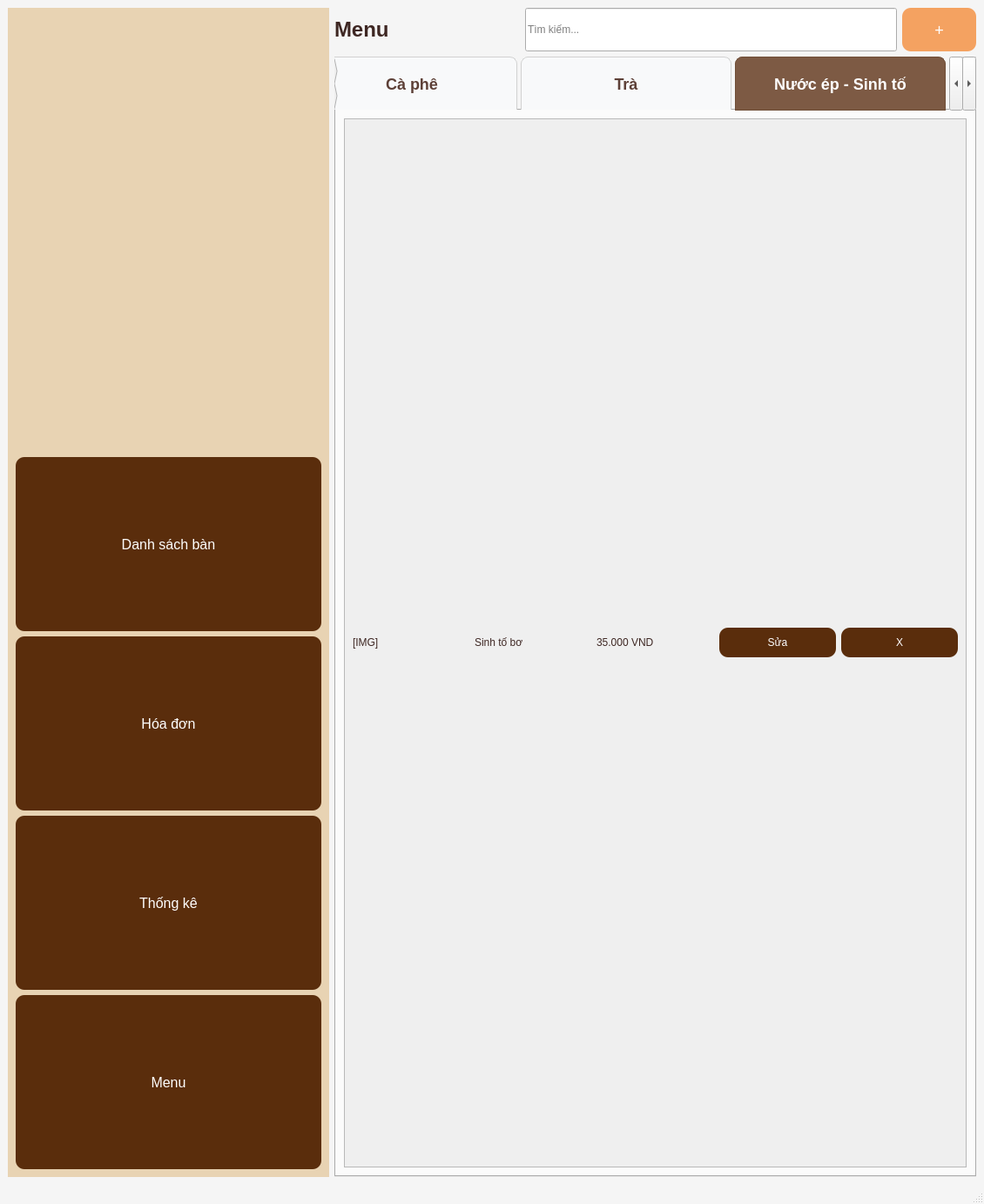
<?xml version="1.0" encoding="UTF-8"?>
<ui version="4.0">
 <class>Menu</class>
 <widget class="QMainWindow" name="Menu">
  <property name="geometry">
   <rect>
    <x>0</x>
    <y>0</y>
    <width>1130</width>
    <height>1383</height>
   </rect>
  </property>
  <property name="windowTitle">
   <string>MainWindow</string>
  </property>
  <property name="styleSheet">
   <string notr="true">QPushButton {
    background-color: #5a2d0c;
    color: white;
    border-radius: 10px;
    padding: 10px;
}
QPushButton:hover {
    background-color: #7a3f14;
}
QFrame#sidebar {
    background-color: #e8d3b3;
}
QFrame#main_area {
    background-color: #f5e6cc;
}
/* Tổng thể cửa sổ */
QMainWindow {
    background-color: #f5f5f5;
}

/* TabBar - Thanh menu danh mục (Cà phê, Trà...) */
QTabBar::tab {
    background: #ffffff;
    border: 1px solid #dcdcdc;
    padding: 10px 20px;
    margin-right: 2px;
    border-top-left-radius: 8px;
    border-top-right-radius: 8px;
    color: #5d4037;
    font-weight: bold;
}

QTabBar::tab:selected {
    background: #6f4e37; /* Màu cà phê */
    color: white;
    border-bottom-color: #6f4e37;
}

QTabBar::tab:hover {
    background: #efebe9;
}

/* Card sản phẩm (Dựa trên QFrame hoặc QWidget chứa ảnh/tên) */
/* Giả sử mỗi item là một QFrame */
#productCard {
    background-color: white;
    border: 1px solid #e0e0e0;
    border-radius: 12px;
}

#productCard:hover {
    border: 2px solid #6f4e37;
    background-color: #fafafa;
}

/* Nhãn tên sản phẩm và giá */
QLabel {
    color: #3e2723;
    font-family: &quot;Segoe UI&quot;, sans-serif;
}

#priceLabel {
    color: #8d6e63;
    font-weight: bold;
}

/* Khu vực hóa đơn (Bên phải) */
QTableWidget {
    background-color: white;
    border-radius: 10px;
    gridline-color: #f0f0f0;
    selection-background-color: #d7ccc8;
}

QHeaderView::section {
    background-color: #6f4e37;
    color: white;
    padding: 5px;
    border: none;
    font-weight: bold;
}

/* Nút Thanh Toán */
QPushButton#payButton {
    background-color: #6f4e37;
    color: white;
    border-radius: 8px;
    padding: 10px;
    font-size: 14px;
    font-weight: bold;
}

QPushButton#payButton:hover {
    background-color: #5d4037;
}

QPushButton#payButton:pressed {
    background-color: #3e2723;
}

/* Tổng cộng */
#totalLabel {
    font-size: 18px;
    font-weight: bold;
    color: #d32f2f; /* Màu đỏ nổi bật cho tiền */
}
/* Tăng kích thước các tab */
QTabBar::tab {
    background: #f8f9fa;
    border: 1px solid #d1d1d1;
    border-bottom: none;
    border-top-left-radius: 8px;
    border-top-right-radius: 8px;
    
    /* Chỉnh kích thước ở đây */
    min-width: 130px;  /* Độ dài tối thiểu của mỗi tab */
    min-height: 40px;  /* Chiều cao của tab */
    padding: 5px 20px; /* Khoảng cách chữ bên trong */
    font-size: 14px;   /* Cỡ chữ to hơn */
    margin-right: 4px;
}

/* Màu sắc khi tab được chọn */
QTabBar::tab:selected {
    background-color: #6f4e37; /* Màu nâu cà phê */
    color: white;
    font-weight: bold;
    border: 1px solid #6f4e37;
}

/* Hiệu ứng khi di chuột qua tab */
QTabBar::tab:hover:!selected {
    background-color: #e0e0e0;
}
/* Giả sử Object Name của nút là btn_pay hoặc tương tự */
/* Bạn có thể thay đổi tên ID sau dấu # cho đúng với tên bạn đặt trong Qt Designer */

QPushButton#btn_pay {
    background-color: #26a69a; /* Màu xanh Teal hiện đại */
    color: white;
    border-radius: 6px;
    font-size: 16px;
    font-weight: bold;
    padding: 12px;
    border: none;
}

QPushButton#btn_pay:hover {
    background-color: #2bbbad; /* Sáng hơn khi di chuột */
}

QPushButton#btn_pay:pressed {
    background-color: #00695c; /* Đậm hơn khi click */
}</string>
  </property>
  <widget class="QWidget" name="centralwidget">
   <layout class="QHBoxLayout" name="horizontalLayout_6" stretch="1,2">
    <item>
     <widget class="QFrame" name="sidebar">
      <layout class="QVBoxLayout" name="verticalLayout_2">
       <item>
        <widget class="QLabel" name="logo">
         <property name="text">
          <string/>
         </property>
         <property name="pixmap">
          <pixmap>D:/16edaf03-df12-4f77-90d0-a4496ceb8155.jpg</pixmap>
         </property>
         <property name="alignment">
          <set>Qt::AlignCenter</set>
         </property>
        </widget>
       </item>
       <item>
        <widget class="QPushButton" name="btn_ban_2">
         <property name="minimumSize">
          <size>
           <width>100</width>
           <height>200</height>
          </size>
         </property>
         <property name="font">
          <font>
           <pointsize>12</pointsize>
          </font>
         </property>
         <property name="text">
          <string>Danh sách bàn</string>
         </property>
        </widget>
       </item>
       <item>
        <widget class="QPushButton" name="btn_ban">
         <property name="minimumSize">
          <size>
           <width>100</width>
           <height>200</height>
          </size>
         </property>
         <property name="font">
          <font>
           <pointsize>12</pointsize>
          </font>
         </property>
         <property name="text">
          <string>Hóa đơn</string>
         </property>
        </widget>
       </item>
       <item>
        <widget class="QPushButton" name="btn_tk">
         <property name="minimumSize">
          <size>
           <width>100</width>
           <height>200</height>
          </size>
         </property>
         <property name="font">
          <font>
           <pointsize>12</pointsize>
          </font>
         </property>
         <property name="text">
          <string>Thống kê</string>
         </property>
        </widget>
       </item>
       <item>
        <widget class="QPushButton" name="btn_logout">
         <property name="minimumSize">
          <size>
           <width>100</width>
           <height>200</height>
          </size>
         </property>
         <property name="font">
          <font>
           <pointsize>12</pointsize>
          </font>
         </property>
         <property name="styleSheet">
          <string notr="true"/>
         </property>
         <property name="text">
          <string>Menu</string>
         </property>
        </widget>
       </item>
      </layout>
     </widget>
    </item>
    <item>
     <layout class="QVBoxLayout" name="verticalLayout" stretch="1,11">
      <item>
       <layout class="QHBoxLayout" name="topbar" stretch="5,10,2">
        <item>
         <widget class="QLabel" name="label_menu">
          <property name="styleSheet">
           <string notr="true">font-size:24px; font-weight:bold;</string>
          </property>
          <property name="text">
           <string>Menu</string>
          </property>
         </widget>
        </item>
        <item>
         <widget class="QLineEdit" name="search">
          <property name="maximumSize">
           <size>
            <width>16777215</width>
            <height>50</height>
           </size>
          </property>
          <property name="placeholderText">
           <string>Tìm kiếm...</string>
          </property>
         </widget>
        </item>
        <item>
         <widget class="QPushButton" name="btn_add">
          <property name="maximumSize">
           <size>
            <width>500</width>
            <height>50</height>
           </size>
          </property>
          <property name="styleSheet">
           <string notr="true">background:#F4A261; font-size:18px;</string>
          </property>
          <property name="text">
           <string>+</string>
          </property>
         </widget>
        </item>
       </layout>
      </item>
      <item>
       <widget class="QTabWidget" name="tabWidget">
        <property name="font">
         <font>
          <pointsize>35</pointsize>
         </font>
        </property>
        <property name="styleSheet">
         <string notr="true">/* Chỉnh font chữ cho tiêu đề Tab */
QTabBar::tab {
    font-size: 18px;          /* Tăng kích cỡ chữ lên 18px */
    font-weight: bold;        /* Làm đậm chữ */
    height: 50px;             /* Chỉnh chiều cao của thanh Tab */
    width: 200px;             /* Chỉnh độ rộng cố định để các tab bằng nhau */
    min-width: 150px;         /* Đảm bảo độ rộng tối thiểu */
}

/* Hiệu ứng khi chọn vào Tab (để giữ màu nâu bạn đang có) */
QTabBar::tab:selected {
    background: #7d5a44;      /* Màu nâu giống trong hình của bạn */
    color: white;             /* Màu chữ khi chọn */
}</string>
        </property>
        <property name="currentIndex">
         <number>2</number>
        </property>
        <widget class="QWidget" name="tab_4">
         <property name="styleSheet">
          <string notr="true">
    QMainWindow { background-color: #F8F5F2; }
    /* Nút món ăn */
    #menuGrid QPushButton { 
        background-color: #FFFFFF; 
        border: 1px solid #E0D7D0; 
        border-radius: 12px; 
        padding: 10px;
        min-width: 180px;
        min-height: 220px;
    }
    #menuGrid QPushButton:hover { background-color: #FDFCFB; border-color: #8C6A4B; }
    
    /* Bảng hóa đơn */
    QTableWidget { 
        background-color: white; 
        border: 1px solid #D7D2CB; 
        border-radius: 8px; 
        gridline-color: #F1EFEA;
        font-size: 13px;
    }
    QHeaderView::section { 
        background-color: #8C6A4B; 
        color: white; 
        font-weight: bold; 
        padding: 8px; 
        border: none;
    }
    
    /* Nút chức năng */
    #btnExit { background-color: #E63946; color: white; font-weight: bold; border-radius: 8px; min-height: 45px; }
    #btnPayment { background-color: #588157; color: white; font-size: 18px; font-weight: bold; border-radius: 10px; min-height: 60px; border: none; }
    #btnPayment:hover { background-color: #3A5A40; }
QFrame#ProductCard {
    background-color: white;
    border-radius: 15px;
    border: 1px solid #E0E0E0;
}

QFrame#ProductCard:hover {
    border: 2px solid #2D5A27;
    background-color: #FAFAFA;
}

QLabel#PriceLabel {
    color: #2D5A27;
    font-weight: bold;
    font-size: 14px;
}
/* Thiết lập nền cho toàn bộ cửa sổ */
QMainWindow {
    background-color: #FDF5E6; /* Màu nền phụ - Trắng kem */
}

/* Kiểu dáng cho các ô sản phẩm (Widget) */
.ProductCard {
    background-color: #603913; /* Màu nền chính - Nâu */
    border-radius: 10px;        /* Bo góc cho thân thiện */
    padding: 10px;
}

/* Kiểu dáng cho tên sản phẩm */
.ProductTitle {
    color: #FFFFFF;             /* Màu chữ chính - Trắng */
    font-weight: bold;
    font-size: 14px;
}

/* Kiểu dáng cho giá sản phẩm */
.ProductPrice {
    color: #D9CAB3;             /* Màu chữ phụ - Kem nhạt */
    font-size: 12px;
}

/* Hiệu ứng khi di chuột qua ô sản phẩm */
.ProductCard:hover {
    background-color: #4F2F0F; /* Màu điểm nhấn - Nâu đậm hơn */
}

/* Kiểu dáng cho nút thanh toán */
QPushButton#checkoutButton {
    background-color: #4CAF50; /* Hoặc #A0522D tùy chọn */
    color: white;
    border-radius: 5px;
    padding: 10px 20px;
    font-weight: bold;
}
   </string>
         </property>
         <attribute name="title">
          <string>Cà phê</string>
         </attribute>
         <layout class="QHBoxLayout" name="horizontalLayout_5" stretch="0">
          <item>
           <widget class="QScrollArea" name="scrollArea_5">
            <property name="widgetResizable">
             <bool>true</bool>
            </property>
            <widget class="QWidget" name="scrollAreaWidgetContents_5">
             <property name="geometry">
              <rect>
               <x>0</x>
               <y>0</y>
               <width>580</width>
               <height>1117</height>
              </rect>
             </property>
             <layout class="QVBoxLayout" name="product_list_5">
              <item>
               <layout class="QHBoxLayout" name="_6">
                <item>
                 <widget class="QLabel" name="img1_5">
                  <property name="text">
                   <string>[IMG]</string>
                  </property>
                 </widget>
                </item>
                <item>
                 <widget class="QLabel" name="name1_5">
                  <property name="text">
                   <string>Đen đá</string>
                  </property>
                 </widget>
                </item>
                <item>
                 <widget class="QLabel" name="price1_5">
                  <property name="text">
                   <string>35.000 VND</string>
                  </property>
                 </widget>
                </item>
                <item>
                 <widget class="QPushButton" name="edit1_5">
                  <property name="text">
                   <string>Sửa</string>
                  </property>
                 </widget>
                </item>
                <item>
                 <widget class="QPushButton" name="del1_5">
                  <property name="text">
                   <string>X</string>
                  </property>
                 </widget>
                </item>
               </layout>
              </item>
             </layout>
            </widget>
           </widget>
          </item>
         </layout>
        </widget>
        <widget class="QWidget" name="tab_2">
         <attribute name="title">
          <string>Trà</string>
         </attribute>
         <layout class="QHBoxLayout" name="horizontalLayout_4" stretch="0">
          <item>
           <widget class="QScrollArea" name="scrollArea_2">
            <property name="widgetResizable">
             <bool>true</bool>
            </property>
            <widget class="QWidget" name="scrollAreaWidgetContents_2">
             <property name="geometry">
              <rect>
               <x>0</x>
               <y>0</y>
               <width>580</width>
               <height>1117</height>
              </rect>
             </property>
             <layout class="QVBoxLayout" name="product_list_2">
              <item>
               <layout class="QHBoxLayout" name="_3">
                <item>
                 <widget class="QLabel" name="img1_2">
                  <property name="text">
                   <string>[IMG]</string>
                  </property>
                 </widget>
                </item>
                <item>
                 <widget class="QLabel" name="name1_2">
                  <property name="text">
                   <string>Trà chanh</string>
                  </property>
                 </widget>
                </item>
                <item>
                 <widget class="QLabel" name="price1_2">
                  <property name="text">
                   <string>35.000 VND</string>
                  </property>
                 </widget>
                </item>
                <item>
                 <widget class="QPushButton" name="edit1_2">
                  <property name="text">
                   <string>Sửa</string>
                  </property>
                 </widget>
                </item>
                <item>
                 <widget class="QPushButton" name="del1_2">
                  <property name="text">
                   <string>X</string>
                  </property>
                 </widget>
                </item>
               </layout>
              </item>
             </layout>
            </widget>
           </widget>
          </item>
         </layout>
        </widget>
        <widget class="QWidget" name="tab_3">
         <attribute name="title">
          <string>Nước ép - Sinh tố</string>
         </attribute>
         <layout class="QHBoxLayout" name="horizontalLayout_3" stretch="0">
          <item>
           <widget class="QScrollArea" name="scrollArea">
            <property name="widgetResizable">
             <bool>true</bool>
            </property>
            <widget class="QWidget" name="scrollAreaWidgetContents">
             <property name="geometry">
              <rect>
               <x>0</x>
               <y>0</y>
               <width>580</width>
               <height>1117</height>
              </rect>
             </property>
             <layout class="QVBoxLayout" name="product_list">
              <item>
               <layout class="QHBoxLayout" name="_2">
                <item>
                 <widget class="QLabel" name="img1">
                  <property name="text">
                   <string>[IMG]</string>
                  </property>
                 </widget>
                </item>
                <item>
                 <widget class="QLabel" name="name1">
                  <property name="text">
                   <string>Sinh tố bơ</string>
                  </property>
                 </widget>
                </item>
                <item>
                 <widget class="QLabel" name="price1">
                  <property name="text">
                   <string>35.000 VND</string>
                  </property>
                 </widget>
                </item>
                <item>
                 <widget class="QPushButton" name="edit1">
                  <property name="text">
                   <string>Sửa</string>
                  </property>
                 </widget>
                </item>
                <item>
                 <widget class="QPushButton" name="del1">
                  <property name="text">
                   <string>X</string>
                  </property>
                 </widget>
                </item>
               </layout>
              </item>
             </layout>
            </widget>
           </widget>
          </item>
         </layout>
        </widget>
        <widget class="QWidget" name="tab_5">
         <attribute name="title">
          <string>Đá xay - Sữa chua</string>
         </attribute>
         <layout class="QHBoxLayout" name="horizontalLayout_2" stretch="0">
          <item>
           <widget class="QScrollArea" name="scrollArea_4">
            <property name="widgetResizable">
             <bool>true</bool>
            </property>
            <widget class="QWidget" name="scrollAreaWidgetContents_4">
             <property name="geometry">
              <rect>
               <x>0</x>
               <y>0</y>
               <width>580</width>
               <height>1117</height>
              </rect>
             </property>
             <layout class="QVBoxLayout" name="product_list_3">
              <item>
               <layout class="QHBoxLayout" name="_4">
                <item>
                 <widget class="QLabel" name="img1_3">
                  <property name="text">
                   <string>[IMG]</string>
                  </property>
                 </widget>
                </item>
                <item>
                 <widget class="QLabel" name="name1_3">
                  <property name="text">
                   <string>Sữa chua đánh đá</string>
                  </property>
                 </widget>
                </item>
                <item>
                 <widget class="QLabel" name="price1_3">
                  <property name="text">
                   <string>35.000 VND</string>
                  </property>
                 </widget>
                </item>
                <item>
                 <widget class="QPushButton" name="edit1_3">
                  <property name="text">
                   <string>Sửa</string>
                  </property>
                 </widget>
                </item>
                <item>
                 <widget class="QPushButton" name="del1_3">
                  <property name="text">
                   <string>X</string>
                  </property>
                 </widget>
                </item>
               </layout>
              </item>
             </layout>
            </widget>
           </widget>
          </item>
         </layout>
        </widget>
        <widget class="QWidget" name="tab">
         <attribute name="title">
          <string>Cacao - Matcha</string>
         </attribute>
         <layout class="QHBoxLayout" name="horizontalLayout" stretch="0">
          <item>
           <widget class="QScrollArea" name="scrollArea_3">
            <property name="widgetResizable">
             <bool>true</bool>
            </property>
            <widget class="QWidget" name="scrollAreaWidgetContents_3">
             <property name="geometry">
              <rect>
               <x>0</x>
               <y>0</y>
               <width>580</width>
               <height>1117</height>
              </rect>
             </property>
             <layout class="QVBoxLayout" name="product_list_4">
              <item>
               <layout class="QHBoxLayout" name="_5">
                <item>
                 <widget class="QLabel" name="img1_4">
                  <property name="text">
                   <string>[IMG]</string>
                  </property>
                 </widget>
                </item>
                <item>
                 <widget class="QLabel" name="name1_4">
                  <property name="text">
                   <string>Cacao</string>
                  </property>
                 </widget>
                </item>
                <item>
                 <widget class="QLabel" name="price1_4">
                  <property name="text">
                   <string>35.000 VND</string>
                  </property>
                 </widget>
                </item>
                <item>
                 <widget class="QPushButton" name="edit1_4">
                  <property name="text">
                   <string>Sửa</string>
                  </property>
                 </widget>
                </item>
                <item>
                 <widget class="QPushButton" name="del1_4">
                  <property name="text">
                   <string>X</string>
                  </property>
                 </widget>
                </item>
               </layout>
              </item>
             </layout>
            </widget>
           </widget>
          </item>
         </layout>
        </widget>
       </widget>
      </item>
     </layout>
    </item>
   </layout>
  </widget>
  <widget class="QMenuBar" name="menubar">
   <property name="geometry">
    <rect>
     <x>0</x>
     <y>0</y>
     <width>1130</width>
     <height>22</height>
    </rect>
   </property>
  </widget>
  <widget class="QStatusBar" name="statusbar"/>
 </widget>
 <resources/>
 <connections/>
</ui>
